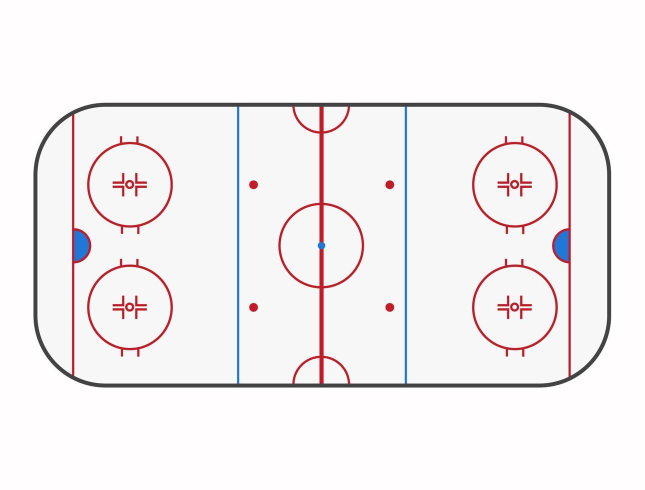
#> input picture assets/rink_template.png, 1289 x 980 px (shown at 1/2 size)
$ python -i video_io.py   (imports and definitions only)
#> lines starting #> are read from the running program, lines starting #| are printed output that depends on the picture
#> further down, picture is the input picture: shape (980, 1289, 3); mean B, G, R 241.8, 240.5, 244.5
"""Read video frames on a background thread, so decoding the next frames overlaps with processing
the current one (OpenCV releases the GIL while it decodes). On the Jetson's CPU, decoding 1080p
is a noticeable share of each frame's time.

    with FrameReader("game.mp4") as video:
        for frame in video:
            ...

With `width`, every frame is resized to that width (keeping the aspect ratio), e.g. to test how the
models do on lower-resolution video. width / height are then the resized size; source_width /
source_height stay the video's own.

Decoding uses the hardware decoder when there is one (`decoder="auto"`): on a Jetson whose OpenCV
was built with GStreamer (JetPack's own python3-opencv), NVDEC through nvv4l2decoder; elsewhere
FFmpeg's hardware acceleration, when OpenCV's FFmpeg has any. Otherwise, or with `decoder="cpu"`,
FFmpeg on the CPU. FrameReader.decoder says which one is in use.

Also here: CutDetector (camera cuts from colour histograms, computed while the frames are already
decoded) and BackgroundWriter (runs output writing on a thread, off the inference loop).
"""

import queue
import threading
from pathlib import Path

import cv2


# [13 lines left out: functions resized_size, resize, not called in this run]


CUT_CORRELATION = 0.7  # consecutive frames whose colour histograms correlate less than this are a camera cut


class CutDetector:
    """Spots camera cuts: a frame whose hue/saturation histogram correlates poorly with the last one's."""

    def __init__(self):
        self.prev = None

    def update(self, frame):
        """True when `frame` starts a new shot."""
        h, w = frame.shape[:2]
#> h = 980; w = 1289
        # The histogram of a quarter-size frame is as good for spotting cuts, and much cheaper.
        small = cv2.resize(frame, (w // 4, h // 4), interpolation=cv2.INTER_AREA)
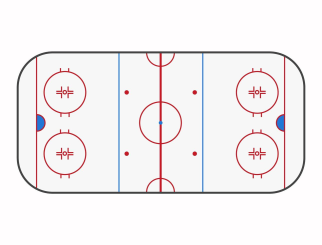
#> small: shape (245, 322, 3); mean B, G, R 241.8, 240.5, 244.5
        hist = cv2.calcHist([cv2.cvtColor(small, cv2.COLOR_BGR2HSV)], [0, 1], None, [32, 32], [0, 180, 0, 256])
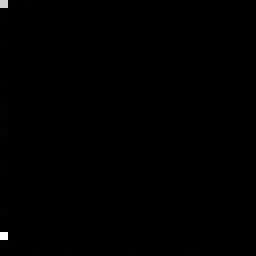
#> hist: shape (32, 32) float32 (shown 8 times larger); min 0, max 38137, mean 77; drawn with min black and max white
        cv2.normalize(hist, hist)
        cut = self.prev is not None and cv2.compareHist(self.prev, hist, cv2.HISTCMP_CORREL) < CUT_CORRELATION
#> cut = False
        self.prev = hist
        return bool(cut)


# [44 lines left out: functions video_info, _jetson_gstreamer, _nvdec_pipeline, open_capture, not called in this run]


class FrameReader:
    # [51 lines left out: functions __init__, _read, _put, __iter__, close, not called in this run]

    def __enter__(self):
        return self

    def __exit__(self, *exc):
        self.close()


class BackgroundWriter:
    """Runs jobs (drawing, encoding, JSON writing) in order on one background thread, so the
    inference loop can start the next frame meanwhile. At most `buffer` jobs wait; submit() blocks
    beyond that. An exception in a job is raised again by the next submit() or by close()."""

    # [18 lines left out: functions __init__, _run, _raise, not called in this run]

    def submit(self, job):
        self._raise()
        self._queue.put(job)

    # [5 lines left out: function close, not called in this run]

    def __enter__(self):
        return self

    def __exit__(self, *exc):
        self.close()

>>> import cv2
>>> picture = cv2.imread('assets/rink_template.png')
>>> result = CutDetector().update(picture)
#> result = False
